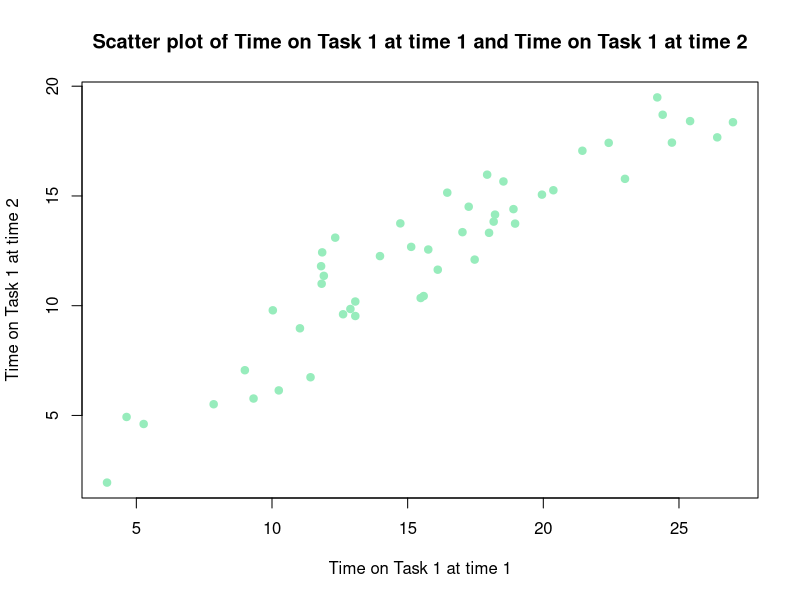
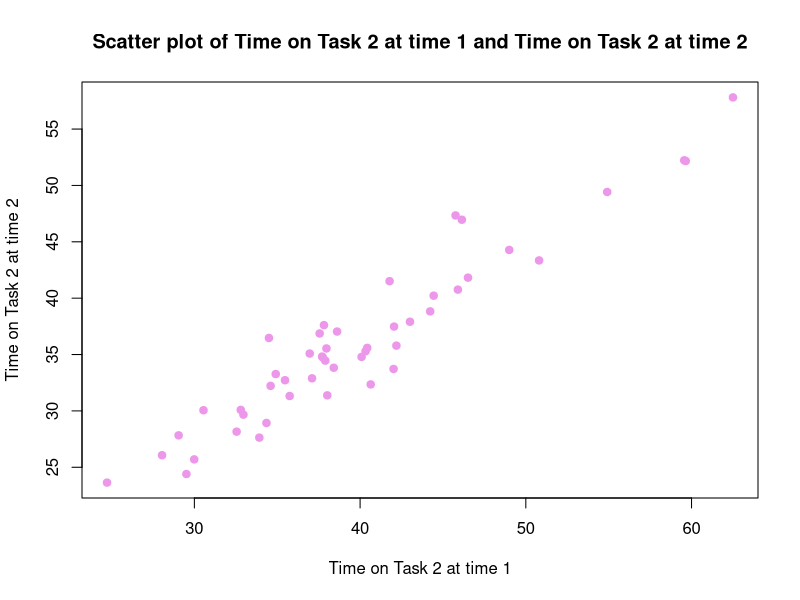
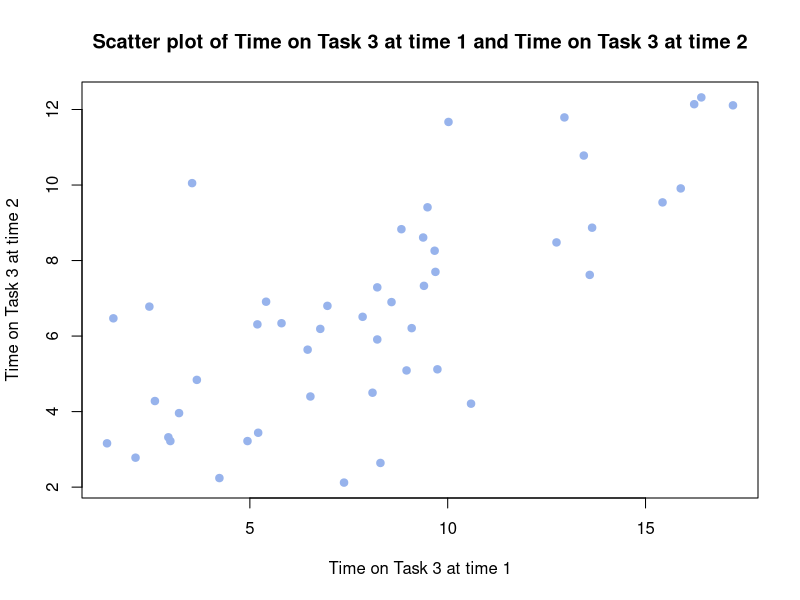

Write the R code that produced these figures, in order.
library(glue)
library(knitr)
sport_watch_df <- read.csv2("sport_watch_df.csv")

# Exercise 1.1 Provide a graphical representation using the graphical function plot()to show the relationship between Time on Task 1 (at occasion/time 1) and Time on Task 1 (at occasion/time 2). Note: In general, plot(X,Y) yields a scatterplot between a quantitative variable X (represented in the horizontal axis) and a quantitative variable Y (represented in the vertical axis). Repeat the application of the graphical function plot() to the other two pairs of time on task variables: a) Time on Task 2 (at occasion/time 1) and Time on Task 2 (at occasion/time 2) b) Time on Task 3 (at occasion/time 1) and Time on Task 3 (at occasion/time 2).

TT1t1 <- sport_watch_df$TT1t1
TT1t2 <- sport_watch_df$TT1t2
TT2t1 <- sport_watch_df$TT2t1
TT2t2 <- sport_watch_df$TT2t2
TT3t1 <- sport_watch_df$TT3t1
TT3t2 <- sport_watch_df$TT3t2

plot(TT1t1, TT1t2, col = "#97ecbc", pch = 19, cex = 1, main = "Scatter plot of Time on Task 1 at time 1 and Time on Task 1 at time 2", xlab = "Time on Task 1 at time 1", ylab = "Time on Task 1 at time 2")

plot(TT2t1, TT2t2, col = "#ec97ea", pch = 19, cex = 1, main = "Scatter plot of Time on Task 2 at time 1 and Time on Task 2 at time 2", xlab = "Time on Task 2 at time 1", ylab = "Time on Task 2 at time 2")

plot(TT3t1, TT3t2, col = "#97b3ec", pch = 19, cex = 1, main = "Scatter plot of Time on Task 3 at time 1 and Time on Task 3 at time 2", xlab = "Time on Task 3 at time 1", ylab = "Time on Task 3 at time 2")

# Exercise 1.2 For each of the three time on task variables compute the correlation between occasion/time 1
# and occasion/time 2

cor(TT1t1, TT1t2)
cor(TT2t1, TT2t2)
cor(TT3t1, TT3t2)

corr_df <- data.frame("Time on Task" = c("TT1", "TT2", "TT3"), "Correlation" = c(cor(TT1t1, TT1t2), cor(TT2t1, TT2t2), cor(TT3t1, TT3t2)))

print(kable(corr_df, "markdown", caption = "Correlation between occasion/time 1 and occasion/time 2 for each time on task variable"))
